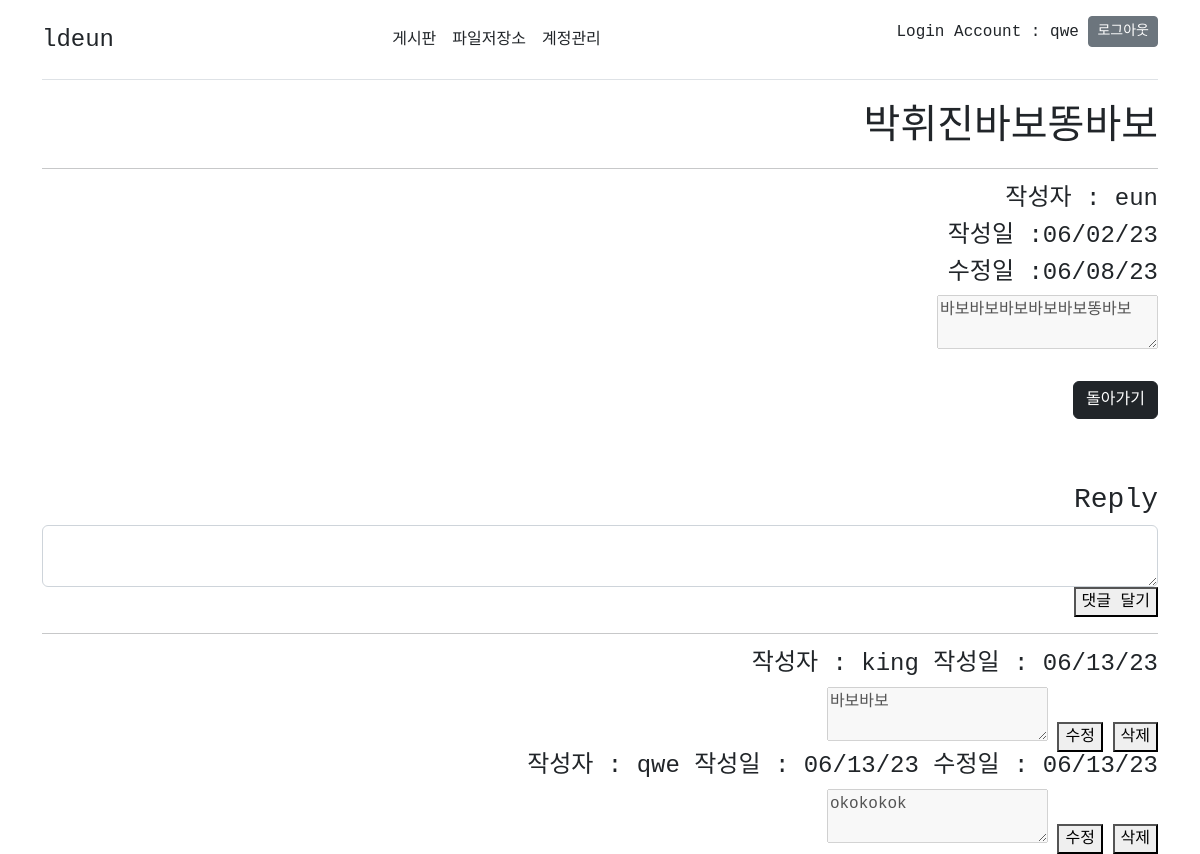
/board/detail.php?num=6&page=1 (signed in), run on the app's committed database.
### tables this page shows
CREATE TABLE `board` (
  `num` int(11) NOT NULL AUTO_INCREMENT,
  `notice` tinyint(1) DEFAULT NULL,
  `title` varchar(100) DEFAULT NULL,
  `content` varchar(10000) DEFAULT NULL,
  `writer` varchar(100) DEFAULT NULL,
  `date` varchar(30) DEFAULT NULL,
  `redate` varchar(30) DEFAULT NULL,
  PRIMARY KEY (`num`)
);

CREATE TABLE `reply` (
  `reply_num` int(100) NOT NULL AUTO_INCREMENT,
  `board_num` int(100) NOT NULL,
  `reply_content` varchar(200) NOT NULL,
  `reply_writer` varchar(100) NOT NULL,
  `reply_date` varchar(30) NOT NULL,
  `reply_redate` varchar(30) DEFAULT NULL,
  PRIMARY KEY (`reply_num`),
  KEY `board_num` (`board_num`),
  CONSTRAINT `reply_ibfk_1` FOREIGN KEY (`board_num`) REFERENCES `board` (`num`) ON DELETE CASCADE ON UPDATE CASCADE
);

### html/board/detail.php (the view, shortened to what this page needs)
<?php
        require $_SERVER['DOCUMENT_ROOT']."/require/db_conn.php";
        require $_SERVER['DOCUMENT_ROOT']."/require/header.php";
?>
<!doctype html>
<html lang="ko">
	<head>
        </head>
	<body>
	<div class="container">
		<?php
			$num = $_GET['num'];
			$page = isset($_GET["page"])? $_GET["page"] : 1;
			$sql = "SELECT * FROM board where num= '$num';";
			$result = mysqli_query( $db_conn, $sql );
			$row = mysqli_fetch_array( $result );
			$redate = $row[ 'redate' ];
                ?>
                <div>
                <?php
                        echo '<h1>' .$row[ 'title' ]. '<hr></h1>';
                ?>
                <?php
			echo '<h4> 작성자 : ' .$row[ 'writer' ]. '</h4>';
			echo '<h4> 작성일 :' .$row[ 'date' ]. '</h4>';
			if (!is_null($redate)) {
			echo '<h4> 수정일 :' .$row[ 'redate' ]. '</h4>';
			}
			echo '<textarea disabled>' .$row[ 'content' ]. '</textarea>
			<br><br>';
		?>
		<p>
			<a href="board.php?page=<?php echo $page; ?>"><button class="btn btn-dark">돌아가기</button></a>
		</p>
		<br><br>
		<h3> Reply </h3>
		<form action="reply_write.php?num=<?php echo $num; ?>" method="POST">
                        <textarea class="form-control" name="reply_content"></textarea>
                        <button>댓글 달기</button>
		</form>
                <hr>
                <?php
                        $reply_sql = "SELECT * FROM reply where board_num='$num';";
                        $reply_result = mysqli_query( $db_conn, $reply_sql );
                        while ( $reply_row = mysqli_fetch_array( $reply_result )) {
                                $reply_num = $reply_row[ 'reply_num' ];
                                if (!is_null( $reply_row[ 'reply_redate' ] ) ) {
                                	echo '<h4> 작성자 : ' .$reply_row[ 'reply_writer' ].
                                        	'  작성일 : ' .$reply_row[ 'reply_date' ].
                                        	'  수정일 : ' .$reply_row[ 'reply_redate' ].'</h4>';
                                } else {
                                	echo '<h4> 작성자 : ' .$reply_row[ 'reply_writer' ].
                                        '  작성일 : ' .$reply_row[ 'reply_date' ].'</h4>';
                                }
				echo '<textarea disabled>' .$reply_row[ 'reply_content' ]. '</textarea>
				<a href="reply_update.php?num='.$num.'&reply_num='.$reply_num.'"><button>수정</button></a>
				<a href="reply_delete.php?num='.$num.'&reply_num='.$reply_num.'"><button>삭제</button></a>
				<br>';
                        }
                ?>
	</div>
	</body>
</html>

### html/require/header.php (style rules this page uses)
body { font-family: Consolas, monospace; font-family: 12px; }
div { text-align:right; }

### data on the page
board: title "박휘진바보똥바보", writer "eun", date "06/02/23", redate "06/08/23", content "바보바보바보바보바보똥바보"
reply: reply_writer "king", reply_date "06/13/23", reply_content "바보바보"
reply: reply_writer "qwe", reply_date "06/13/23", reply_redate "06/13/23", reply_content "okokokok"

### other printed values
$session_username "qwe"
